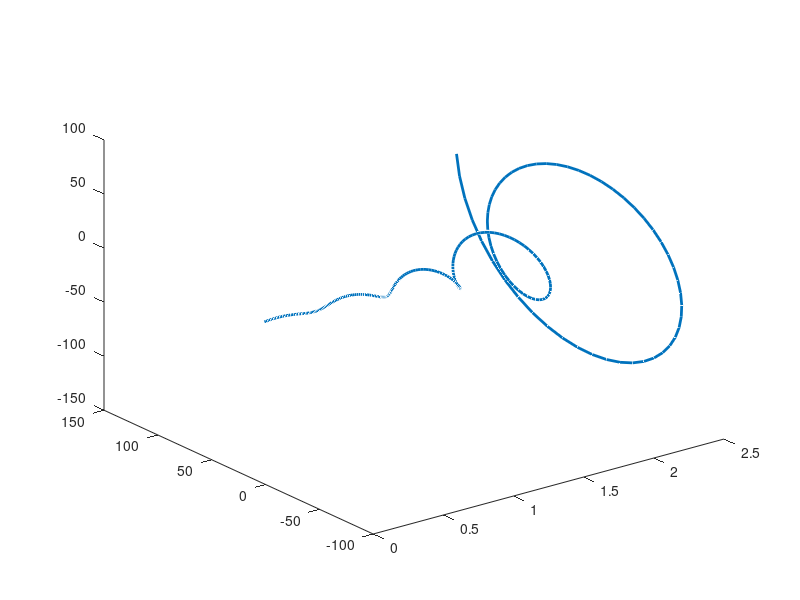
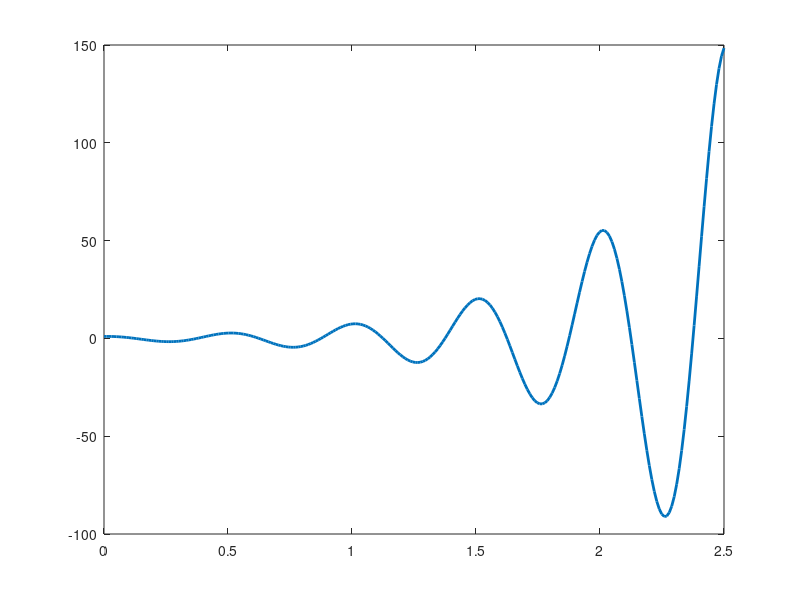
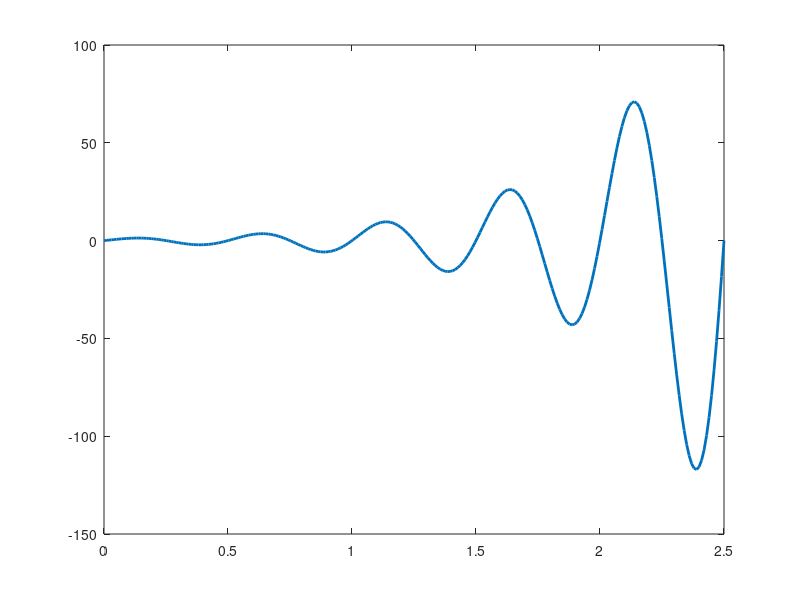

Source code (MATLAB) for these figures, in order:
t =linspace(0,2.5,250);
A=1;
sig=2; %-2 dile decay hobe
frequency=2;
f = A*exp((sig+2*pi*frequency*1i)*t);
figure(1);
plot3(t,real(f),imag(f),'lineWidth',2)
figure(2)
plot(t,real(f),'lineWidth',2)
figure(3)
plot(t,imag(f),'lineWidth',2)